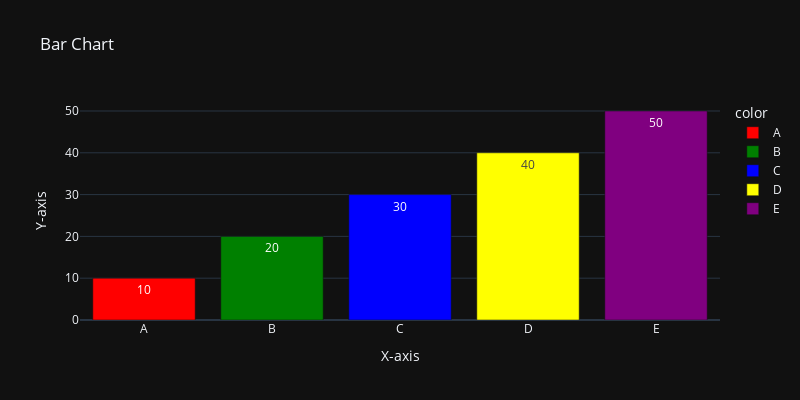

Notebook code cell kept with this figure:
### Code cell
labels = ['A', 'B', 'C', 'D', 'E']
counts = [10, 20, 30, 40, 50]
px.bar(x=labels, y=counts, title='Bar Chart', labels={'x':'X-axis', 'y':'Y-axis'},
        width=800, height=400, color=labels, text=counts, template='plotly_dark',
        color_discrete_map={'A':'red', 'B':'green', 'C':'blue', 'D':'yellow', 'E':'purple'})

### Figure 1 — Plotly figure (JSON) as saved in the notebook; plotly's stock layout.template omitted (floating-point values rounded to 4 significant figures)
{"data": [{"alignmentgroup": "True", "hovertemplate": "color=A<br>X-axis=%{x}<br>Y-axis=%{y}<br>text=%{text}<extra></extra>", "legendgroup": "A", "marker": {"color": "red", "pattern": {"shape": ""}}, "name": "A", "offsetgroup": "A", "orientation": "v", "showlegend": true, "text": [10], "textposition": "auto", "type": "bar", "x": ["A"], "xaxis": "x", "y": [10], "yaxis": "y"}, {"alignmentgroup": "True", "hovertemplate": "color=B<br>X-axis=%{x}<br>Y-axis=%{y}<br>text=%{text}<extra></extra>", "legendgroup": "B", "marker": {"color": "green", "pattern": {"shape": ""}}, "name": "B", "offsetgroup": "B", "orientation": "v", "showlegend": true, "text": [20], "textposition": "auto", "type": "bar", "x": ["B"], "xaxis": "x", "y": [20], "yaxis": "y"}, {"alignmentgroup": "True", "hovertemplate": "color=C<br>X-axis=%{x}<br>Y-axis=%{y}<br>text=%{text}<extra></extra>", "legendgroup": "C", "marker": {"color": "blue", "pattern": {"shape": ""}}, "name": "C", "offsetgroup": "C", "orientation": "v", "showlegend": true, "text": [30], "textposition": "auto", "type": "bar", "x": ["C"], "xaxis": "x", "y": [30], "yaxis": "y"}, {"alignmentgroup": "True", "hovertemplate": "color=D<br>X-axis=%{x}<br>Y-axis=%{y}<br>text=%{text}<extra></extra>", "legendgroup": "D", "marker": {"color": "yellow", "pattern": {"shape": ""}}, "name": "D", "offsetgroup": "D", "orientation": "v", "showlegend": true, "text": [40], "textposition": "auto", "type": "bar", "x": ["D"], "xaxis": "x", "y": [40], "yaxis": "y"}, {"alignmentgroup": "True", "hovertemplate": "color=E<br>X-axis=%{x}<br>Y-axis=%{y}<br>text=%{text}<extra></extra>", "legendgroup": "E", "marker": {"color": "purple", "pattern": {"shape": ""}}, "name": "E", "offsetgroup": "E", "orientation": "v", "showlegend": true, "text": [50], "textposition": "auto", "type": "bar", "x": ["E"], "xaxis": "x", "y": [50], "yaxis": "y"}], "layout": {"barmode": "relative", "height": 400, "legend": {"title": {"text": "color"}, "tracegroupgap": 0}, "title": {"text": "Bar Chart"}, "width": 800, "xaxis": {"anchor": "y", "domain": [0, 1], "title": {"text": "X-axis"}}, "yaxis": {"anchor": "x", "domain": [0, 1], "title": {"text": "Y-axis"}}}}
